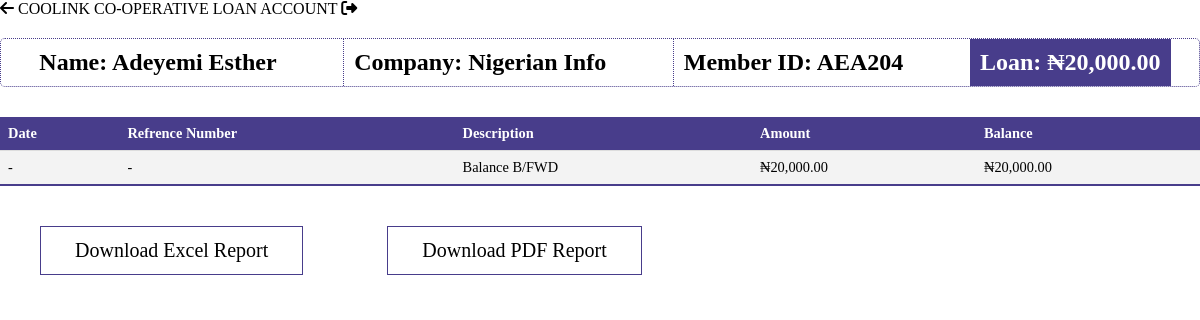
Before: /loan/2 (signed in) with the older database file.
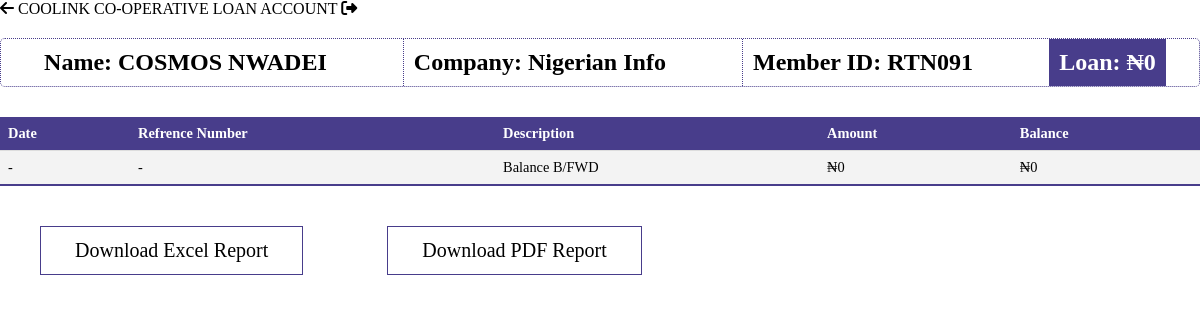
After: the same page with the newer database file.
### models.py (models this page shows, shortened)
class Person(db.Model,UserMixin):
    __tablename__ = 'persons'
    id = db.Column(db.Integer, primary_key=True)
    name = db.Column(db.String(100), nullable=False)
    role_id = db.Column(db.Integer, db.ForeignKey('roles.id'))
    email = db.Column(db.String, nullable=True,unique=True)
    password = db.Column(db.String(255), nullable=False)
    company_id = db.Column(db.Integer, db.ForeignKey('companies.id'))
    employee_id = db.Column(db.String, nullable=False,unique=True)
    phone_no = db.Column(db.String,unique=True)
    balance_bfd = db.Column(db.Float, default=0.0)
    total_balance = db.Column(db.Float, default=0.0)
    loan_balance = db.Column(db.Float, default=0.0)
    loan_balance_bfd = db.Column(db.Float, default=0.0)
    loans = db.relationship('Loan', backref='person')
    payments_made = db.relationship('SavingPayment', backref='payer', lazy=True)
    loan_payments_made = db.relationship('LoanPayment', backref='payer', lazy=True)

### app.py (the view)
@app.route('/loan/<person_id>', methods=['GET', 'POST'])
@login_required
@role_required(['Admin','Secretary','Sub-Admin'])
def loan_account(person_id):
    loans = query.get_person_loans(person_id)
    person = query.get_person(person_id)
    payments = [payment for payment in person.loan_payments_made ]
    return render_template('query/loan_account.html',payments=payments, person=person, loans=loans)

### app.py (called while the page is built)
@login_manager.user_loader
def load_user(person_id):
    return Person.query.get(person_id)

def role_required(roles_required):
    def decorator(view_func):
        @wraps(view_func)
        def wrapper(*args, **kwargs):
            if not current_user.is_authenticated:
                flash("You must be logged in to access this page.", "danger")
                return redirect(url_for("login"))
            user_role = current_user.role
            if user_role.name not in roles_required:
                flash("You don't have the required role to access this page.", "danger")
                return redirect(url_for("dashboard"))  # Change this to your desired redirect
            return view_func(*args, **kwargs)
        return wrapper
    return decorator

@app.template_filter('currency')
@login_required
def currency(value):
    modified_value = format_currency(value)  # Modify the value as needed
    return modified_value

### queries.py (called while the page is built)
    def get_person(self,person_id):
        person = Person.query.filter_by(id=person_id).first()
        return person

    def get_person_loans(self,person_id):
        loans = Loan.query.filter_by(person_id=person_id).first()
        return loans

### templates/query/loan_account.html (shortened to what this page needs)
{%extends 'base.html' %}
{% block header%}
COOLINK CO-OPERATIVE LOAN ACCOUNT
{% endblock  %}
{% block anchor%}
<a href="{{ url_for('get_persons') }}" id='arrow'><i class="fa-solid fa-arrow-left"></i></a>
{% endblock  %}
{%block content%}
<body id="person">
    <div class="dp">
        <div class='p-tag'><h2>Name: {{ person.name }}</h2></div>
        <div class='p-tag'><h2>Company: {{ person.company.name }}</h2></div>
        <div class='p-tag'><h2>Member ID: {{ person.employee_id }}</h2></div>
        <div class='p-tag'><h2>Loan: {{ person.loan_balance | currency }}</h2></div>
    </div>
        <table class='tab-content'>
            <thead>
                <tr>
                    <th>Date</th>
                    <th>Refrence Number</th>
                    <th>Description</th>
                    <th>Amount</th>
                    <th>Balance</th>
                </tr>
            </thead>
            <tbody>
                <tr>
                    <td> - </td>
                    <td> - </td>
                    <td>Balance B/FWD</td>
                    <td>{{ person.loan_balance_bfd| currency }}</td>
                    <td>{{ person.loan_balance_bfd| currency }}</td>
                </tr>
            </tbody>
        </table>
        <button id="downloadExcelButton">Download Excel Report</button>
        <button id="downloadPdfButton">Download PDF Report</button>
    </body>
{%endblock%}

Changed rows visible on the page:
changed Person: name "Adeyemi Esther" → "COSMOS NWADEI"; employee_id "AEA204" → "RTN091"; loan_balance "₦20,000.00" → "₦0"; loan_balance_bfd "₦20,000.00" → "₦0"
